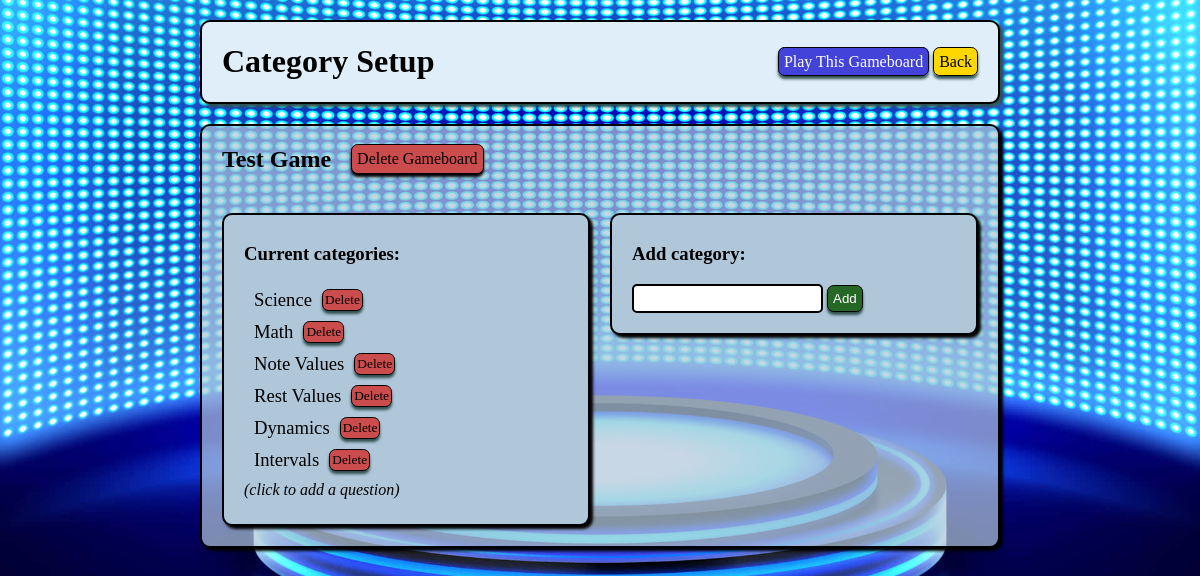
Screenshot of /games/categories (signed in) with the database file from the repository.
### gameboard_app/models.py (models this page shows, shortened)
class Game(models.Model):
    title = models.CharField(max_length=255)
    is_active = models.BooleanField(default=False)
    creator = models.ForeignKey(User, related_name='gameboards', on_delete=models.CASCADE, default=1)
    created_at = models.DateTimeField(auto_now_add=True)
    updated_at = models.DateTimeField(auto_now=True)
    @classmethod
    def get_by_id(cls, id):
        return cls.objects.get(id=id)

class Category(models.Model):
    name = models.CharField(max_length=255)
    game_assigned = models.ForeignKey(Game, related_name="categories_avail", on_delete = models.CASCADE, default=1)
    created_at = models.DateTimeField(auto_now_add=True)
    updated_at = models.DateTimeField(auto_now=True)

### gameboard_app/views.py (the view)
# urls.py: path('categories', views.display_categories, name='show_cats'),
def display_categories(request):
    if 'user_id' not in request.session or 'game_id' not in request.session:
        return redirect('/')
    game = Game.get_by_id(request.session['game_id'])
    context = {
        'game': game,
    }
    return render(request, 'categories.html', context)

### gameboard_app/templates/categories.html (shortened to what this page needs)
<!DOCTYPE html>
<html lang="en">
<head>
    {% load static %}
    <link rel="stylesheet" href="{% static 'css/style.css' %}">
</head>
<body>
    <div class="wrapper">
        <div class="nav_bar">
            <h1>Category Setup</h1>
            <div>
                <a class="play" href="{% url 'play' game.id %}">Play This Gameboard</a>
                <a class="back" href="/games">Back</a>
            </div>
        </div>
        <div class="title_box">
            <div style="display: flex; align-items: center;">
                <h2 style="color: black; padding: 0px 20px;">{{ game.title }}</h2>
                <a href="{% url 'delete_game' game.id %}" class="delete">Delete Gameboard</a>
            </div>
            <div id="category_box">
                <div class="inner_boxes">
                    <h3>Current categories:</h3>
                    {% for cat in game.categories_avail.all %}
                        <div style="display: flex; align-items: center; margin-left: 10px;">
                            <p><a class="cat_link" href="{% url 'show_cat_qs' cat.id %}">{{ cat.name }}</a></p>
                            <a href="{% url 'delete_cat' cat.id %}" class="q_delete">Delete</a>
                        </div>
                    {% endfor %}
                    <p style="font-style: italic;">(click to add a question)</p>
                </div>
                <div class="inner_boxes">
                    <form action="{% url 'new_cat' %}" method="post">
                        <h3><label>Add category:</label></h3>
                            <input class="input" type="text" name="name">
                        <input class="add" type="submit" value="Add">
                    </form>
                </div>
            </div>
        </div>
    </div>
</body>
</html>

### gameboard_app/static/css/style.css (style rules this page uses)
body { background-image: url("../images/game-show-background-opt1.jpg"); background-position: center; background-size: cover; }
.wrapper { width: 800px; margin: auto; }
.nav_bar { display: flex; justify-content: space-between; align-items: center; margin: 20px 0px; padding: 0px 20px; border: 2px solid black; border-radius: 10px; background-color:rgb(224, 238, 249); box-shadow: 3px 3px 3px darkslategray; }
.title_box { border: 2px solid black; border-radius: 10px; background-color: rgb(176, 199, 218, 0.7); box-shadow: 3px 3px 3px black; }
.back, .delete, .q_edit, .q_delete, .play, .add { text-decoration: none; border: 1px solid black; border-radius: 5pt; box-shadow: 0px 3px 3px darkslategray; background-color: gold; color: black; padding: 5px; cursor: pointer; }
.play { background-color: rgb(67, 67, 218); color: white; }
.delete, .q_delete { background-color: rgb(203, 76, 76); }
.delete { box-shadow: 0px 3px 3px black; }
.q_edit, .q_delete { font-size: 10pt; padding: 2px; margin: 0px 0px 0px 10px; }
.add { background-color: rgb(38, 103, 38); color: white; }
#select_game, #category_box, .question_box { display: flex; align-items: start; margin: 10px; }
.inner_boxes, .ques_box_left, .ques_box_right { border: 2px solid black; border-radius: 10px; box-shadow: 3px 3px 3px black; margin: 10px; padding: 10px 20px 20px; width: 50%; background-color: rgb(176, 199, 218); }
p { margin: 5px 0px; }
.input { border: 2px solid black; border-radius: 5px; padding: 5px; }
.cat_link { text-decoration: none; color: black; font-size: 14pt; }

### rows the page displays
Game: title "Test Game"
Category: name "Science"
Category: name "Math"
Category: name "Note Values"
Category: name "Rest Values"
Category: name "Dynamics"
Category: name "Intervals"
